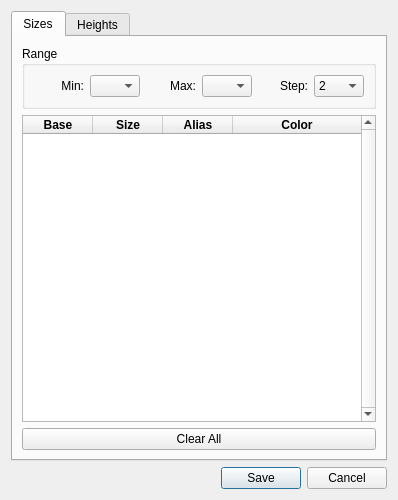
<?xml version="1.0" encoding="UTF-8"?>
<ui version="4.0">
 <class>SizeRangeDialog</class>
 <widget class="QDialog" name="SizeRangeDialog">
  <property name="geometry">
   <rect>
    <x>0</x>
    <y>0</y>
    <width>394</width>
    <height>500</height>
   </rect>
  </property>
  <property name="sizePolicy">
   <sizepolicy hsizetype="Preferred" vsizetype="Fixed">
    <horstretch>0</horstretch>
    <verstretch>0</verstretch>
   </sizepolicy>
  </property>
  <property name="minimumSize">
   <size>
    <width>0</width>
    <height>0</height>
   </size>
  </property>
  <property name="windowTitle">
   <string>Size Ranges</string>
  </property>
  <property name="windowIcon">
   <iconset resource="../../../libs/vmisc/share/resources/theme.qrc">
    <normaloff>:/icons/win.icon.theme/16x16/actions/preferences-other.png</normaloff>:/icons/win.icon.theme/16x16/actions/preferences-other.png</iconset>
  </property>
  <layout class="QVBoxLayout" name="verticalLayout_5">
   <item>
    <widget class="QTabWidget" name="range_TabWidget">
     <property name="sizePolicy">
      <sizepolicy hsizetype="Expanding" vsizetype="Expanding">
       <horstretch>0</horstretch>
       <verstretch>0</verstretch>
      </sizepolicy>
     </property>
     <property name="currentIndex">
      <number>0</number>
     </property>
     <widget class="QWidget" name="tab">
      <attribute name="title">
       <string>Sizes</string>
      </attribute>
      <layout class="QVBoxLayout" name="verticalLayout">
       <item>
        <widget class="QGroupBox" name="groupBox_2">
         <property name="title">
          <string>Range</string>
         </property>
         <layout class="QVBoxLayout" name="verticalLayout_4">
          <item>
           <layout class="QHBoxLayout" name="horizontalLayout_2">
            <item>
             <widget class="QLabel" name="min_Label_2">
              <property name="minimumSize">
               <size>
                <width>50</width>
                <height>0</height>
               </size>
              </property>
              <property name="text">
               <string>Min:</string>
              </property>
              <property name="alignment">
               <set>Qt::AlignRight|Qt::AlignTrailing|Qt::AlignVCenter</set>
              </property>
             </widget>
            </item>
            <item>
             <widget class="QComboBox" name="minSize_ComboBox">
              <property name="minimumSize">
               <size>
                <width>50</width>
                <height>0</height>
               </size>
              </property>
             </widget>
            </item>
            <item>
             <widget class="QLabel" name="max_Label_2">
              <property name="minimumSize">
               <size>
                <width>50</width>
                <height>0</height>
               </size>
              </property>
              <property name="text">
               <string>Max:</string>
              </property>
              <property name="alignment">
               <set>Qt::AlignRight|Qt::AlignTrailing|Qt::AlignVCenter</set>
              </property>
             </widget>
            </item>
            <item>
             <widget class="QComboBox" name="maxSize_ComboBox">
              <property name="minimumSize">
               <size>
                <width>50</width>
                <height>0</height>
               </size>
              </property>
             </widget>
            </item>
            <item>
             <widget class="QLabel" name="step_Label_2">
              <property name="minimumSize">
               <size>
                <width>50</width>
                <height>0</height>
               </size>
              </property>
              <property name="text">
               <string>Step:</string>
              </property>
              <property name="alignment">
               <set>Qt::AlignRight|Qt::AlignTrailing|Qt::AlignVCenter</set>
              </property>
             </widget>
            </item>
            <item>
             <widget class="QComboBox" name="sizeStep_ComboBox">
              <property name="minimumSize">
               <size>
                <width>50</width>
                <height>0</height>
               </size>
              </property>
              <item>
               <property name="text">
                <string>2</string>
               </property>
              </item>
              <item>
               <property name="text">
                <string>4</string>
               </property>
              </item>
             </widget>
            </item>
           </layout>
          </item>
         </layout>
        </widget>
       </item>
       <item>
        <widget class="QTableWidget" name="sizes_TableWidget">
         <property name="sizePolicy">
          <sizepolicy hsizetype="Expanding" vsizetype="Expanding">
           <horstretch>0</horstretch>
           <verstretch>0</verstretch>
          </sizepolicy>
         </property>
         <property name="lineWidth">
          <number>0</number>
         </property>
         <property name="verticalScrollBarPolicy">
          <enum>Qt::ScrollBarAlwaysOn</enum>
         </property>
         <property name="iconSize">
          <size>
           <width>32</width>
           <height>24</height>
          </size>
         </property>
         <property name="wordWrap">
          <bool>false</bool>
         </property>
         <property name="columnCount">
          <number>4</number>
         </property>
         <attribute name="horizontalHeaderDefaultSectionSize">
          <number>70</number>
         </attribute>
         <attribute name="horizontalHeaderStretchLastSection">
          <bool>true</bool>
         </attribute>
         <column>
          <property name="text">
           <string>Base</string>
          </property>
          <property name="font">
           <font>
            <bold>true</bold>
           </font>
          </property>
         </column>
         <column>
          <property name="text">
           <string>Size</string>
          </property>
          <property name="font">
           <font>
            <bold>true</bold>
           </font>
          </property>
         </column>
         <column>
          <property name="text">
           <string>Alias</string>
          </property>
          <property name="font">
           <font>
            <bold>true</bold>
           </font>
          </property>
         </column>
         <column>
          <property name="text">
           <string>Color</string>
          </property>
          <property name="font">
           <font>
            <bold>true</bold>
           </font>
          </property>
         </column>
        </widget>
       </item>
       <item>
        <widget class="QPushButton" name="clearSizes_PushButton">
         <property name="text">
          <string>Clear All</string>
         </property>
        </widget>
       </item>
      </layout>
     </widget>
     <widget class="QWidget" name="tab_2">
      <attribute name="title">
       <string>Heights</string>
      </attribute>
      <layout class="QVBoxLayout" name="verticalLayout_3">
       <item>
        <widget class="QGroupBox" name="groupBox">
         <property name="title">
          <string>Range</string>
         </property>
         <layout class="QVBoxLayout" name="verticalLayout_2">
          <item>
           <layout class="QHBoxLayout" name="horizontalLayout">
            <item>
             <widget class="QLabel" name="min_Label">
              <property name="minimumSize">
               <size>
                <width>50</width>
                <height>0</height>
               </size>
              </property>
              <property name="text">
               <string>Min:</string>
              </property>
              <property name="alignment">
               <set>Qt::AlignRight|Qt::AlignTrailing|Qt::AlignVCenter</set>
              </property>
             </widget>
            </item>
            <item>
             <widget class="QComboBox" name="minHeight_ComboBox">
              <property name="minimumSize">
               <size>
                <width>50</width>
                <height>0</height>
               </size>
              </property>
             </widget>
            </item>
            <item>
             <widget class="QLabel" name="max_Label">
              <property name="minimumSize">
               <size>
                <width>50</width>
                <height>0</height>
               </size>
              </property>
              <property name="text">
               <string>Max:</string>
              </property>
              <property name="alignment">
               <set>Qt::AlignRight|Qt::AlignTrailing|Qt::AlignVCenter</set>
              </property>
             </widget>
            </item>
            <item>
             <widget class="QComboBox" name="maxHeight_ComboBox">
              <property name="minimumSize">
               <size>
                <width>50</width>
                <height>0</height>
               </size>
              </property>
             </widget>
            </item>
            <item>
             <widget class="QLabel" name="step_Label">
              <property name="minimumSize">
               <size>
                <width>50</width>
                <height>0</height>
               </size>
              </property>
              <property name="text">
               <string>Step:</string>
              </property>
              <property name="alignment">
               <set>Qt::AlignRight|Qt::AlignTrailing|Qt::AlignVCenter</set>
              </property>
             </widget>
            </item>
            <item>
             <widget class="QComboBox" name="heightStep_ComboBox">
              <property name="minimumSize">
               <size>
                <width>50</width>
                <height>0</height>
               </size>
              </property>
              <item>
               <property name="text">
                <string>6</string>
               </property>
              </item>
              <item>
               <property name="text">
                <string>12</string>
               </property>
              </item>
             </widget>
            </item>
           </layout>
          </item>
         </layout>
        </widget>
       </item>
       <item>
        <widget class="QTableWidget" name="heights_TableWidget">
         <property name="minimumSize">
          <size>
           <width>0</width>
           <height>0</height>
          </size>
         </property>
         <property name="lineWidth">
          <number>0</number>
         </property>
         <property name="verticalScrollBarPolicy">
          <enum>Qt::ScrollBarAlwaysOn</enum>
         </property>
         <property name="wordWrap">
          <bool>false</bool>
         </property>
         <property name="columnCount">
          <number>3</number>
         </property>
         <attribute name="horizontalHeaderDefaultSectionSize">
          <number>60</number>
         </attribute>
         <attribute name="horizontalHeaderStretchLastSection">
          <bool>false</bool>
         </attribute>
         <column>
          <property name="text">
           <string>Base</string>
          </property>
          <property name="font">
           <font>
            <bold>true</bold>
           </font>
          </property>
         </column>
         <column>
          <property name="text">
           <string>Height</string>
          </property>
          <property name="font">
           <font>
            <bold>true</bold>
           </font>
          </property>
         </column>
         <column>
          <property name="text">
           <string>Alias</string>
          </property>
          <property name="font">
           <font>
            <bold>true</bold>
           </font>
          </property>
         </column>
        </widget>
       </item>
       <item>
        <widget class="QPushButton" name="clearHeights_PushButton">
         <property name="text">
          <string>Clear All</string>
         </property>
        </widget>
       </item>
      </layout>
     </widget>
    </widget>
   </item>
   <item>
    <widget class="QDialogButtonBox" name="buttonBox">
     <property name="standardButtons">
      <set>QDialogButtonBox::Cancel|QDialogButtonBox::Save</set>
     </property>
    </widget>
   </item>
  </layout>
 </widget>
 <resources>
  <include location="../../../libs/vmisc/share/resources/theme.qrc"/>
 </resources>
 <connections/>
</ui>
